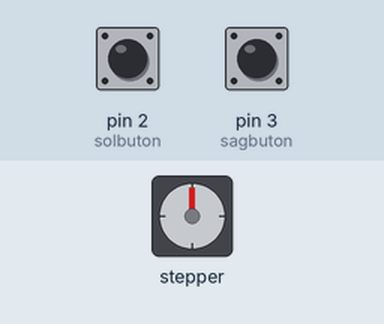
Simulated run of this sketch. Board: Arduino Uno, built with avr-gcc and run on an emulated ATmega328P. Parts: stepper motor. The test bench sets the inputs (shaded band); at power-on: pin 3 (sagbuton) HIGH, pin 2 (solbuton) HIGH. Stepper angles assume 1 steps per turn.

Above: at 14.8 s.
14.9 s: pin 3 (sagbuton) pulled LOW for 3 s
Timing chart, 0 to 27.9 s (numbered marks = the images above; inputs shaded):
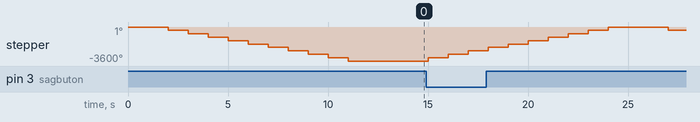

The sketch:

stepper.ino
```cpp
/* control stepper
 * as pressing right button, it steps how steps you set
 * one turn  is  200 steps
 * when pressed button it steps 90 degree
 */
#include <Stepper.h> //stepper library
int solbuton =2;  //assign button pins
int sagbuton =3;
int stepadimi = 0;  // stepping vaule

// in the library, defined for stepper pins are  8 and 11,
//  PWM pins 9,10,11. to send pulses:
Stepper stepmotor(stepadimi, 8, 9, 10, 11);

void setup() {
  pinMode(solbuton, INPUT_PULLUP);
  pinMode(sagbuton, INPUT_PULLUP);

 stepmotor.setSpeed(60); // stepper speed
  }

void loop() {

if(digitalRead(solbuton)==HIGH) // left button
{
 stepadimi=stepadimi+10;
  delay(1000);} // while pressing button, it turns 90 degree delay 1 second then goes on.

// right button
  if(digitalRead(sagbuton)==HIGH)
  {
stepadimi=-1*stepadimi; // Forward - Revers
  delay(1000);}
  stepmotor.step(stepadimi);
} 
```

Measured:
- by itself, stepper: turns 360° counter-clockwise in 0.00 s, repeating every 1.0 s
